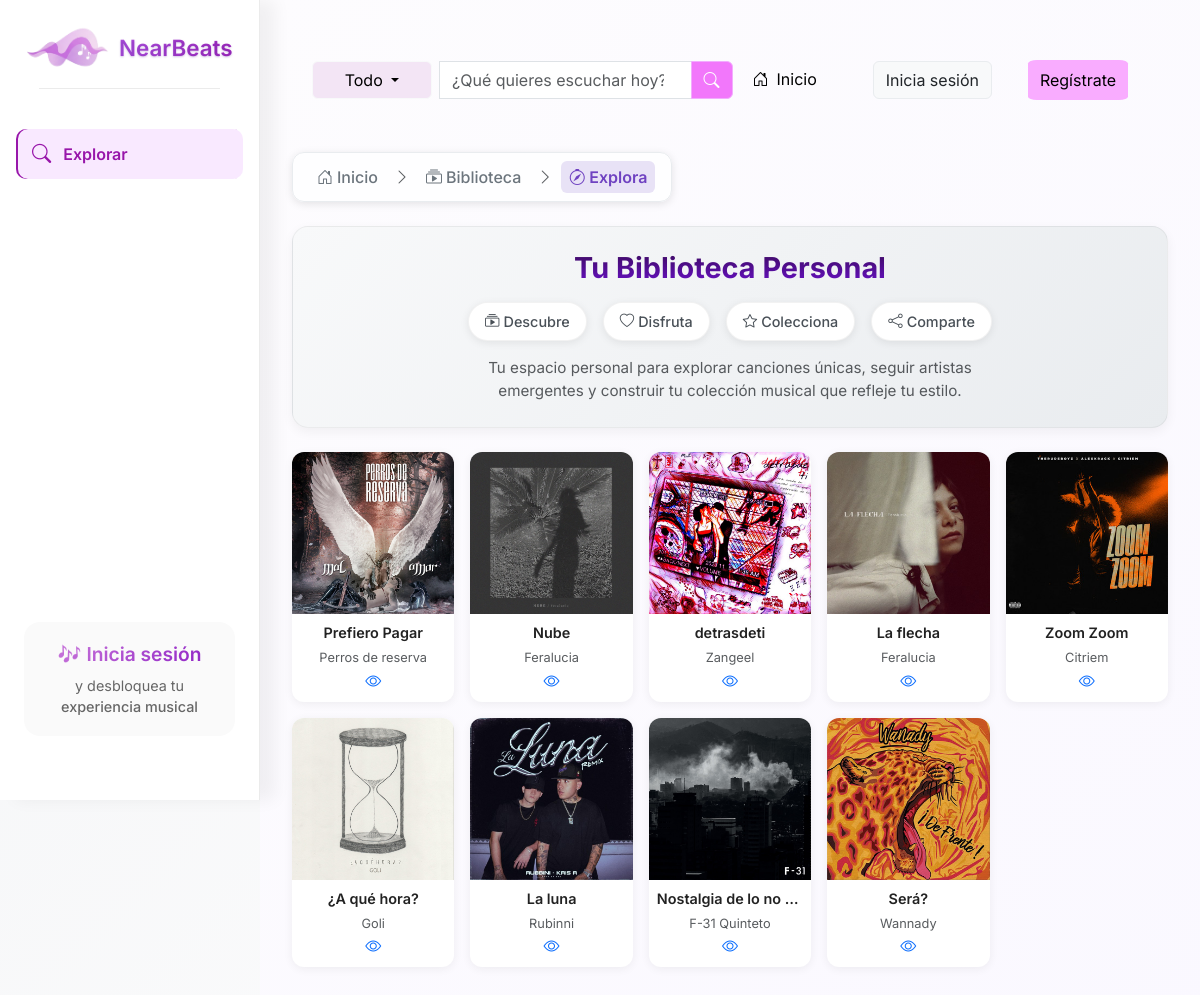
/library/, run on the app's committed database.
### library/models.py (models this page shows, shortened)
class Song(models.Model):
    title = models.CharField(max_length=300)
    artist_name = models.CharField(max_length=100)
    genre = models.CharField(max_length=50)
    lyrics = models.TextField(blank=True)
    audio_file = models.FileField(upload_to="songs/audio/")
    cover_image = models.ImageField(
        upload_to="songs/covers/",
        blank=True,
        null=True
    )
    mood = models.CharField(
    max_length=50,
    choices= [
    ("feliz", "Feliz"),
    ("triste", "Triste"),
    ("romantico", "Romántico"),
    ("melancolico", "Melancólico"),
    ("nostalgico", "Nostálgico"),
    ("solitario", "Solitario"),
    ("ruptura", "Ruptura"),
    ],
    blank=True
)
    created_at = models.DateTimeField(auto_now_add=True)
    copyright = models.CharField(max_length=255, blank=True, null=True)

### library/views.py (the view)
# urls.py: path('library/', libraryViews.see_library, name='see_library'),
def see_library(request):    #see_library
    songs = Song.objects.annotate(likes_count=Count("likes"))
    if request.user.is_authenticated:
        user_likes = set(
            Like.objects.filter(user=request.user).values_list("song_id", flat=True)
        )
        user_favorites = set(
            Favorite.objects.filter(user=request.user).values_list("song_id", flat=True)
        )
        for song in songs:
            song.is_liked = song.id in user_likes
            song.is_favorited = song.id in user_favorites
            try:
                artist = ArtistProfile.objects.get(name=song.artist_name)
                song.is_followed = Follow.objects.filter(user=request.user, artist=artist).exists()
            except ArtistProfile.DoesNotExist:
                song.is_followed = False
    else:
        for song in songs:
            song.is_liked = False
            song.is_favorited = False
    return render(request, 'library.html', {'songs': songs})

### main/views.py (called while the page is built)
def suggested_songs_context(request):
    try:
        ids = list(Song.objects.values_list('id', flat=True))
        if not ids:
            return {'suggested_songs': []}
        sample_ids = random.sample(ids, min(3, len(ids)))
        qs = Song.objects.filter(id__in=sample_ids)
        result = []
        for s in qs:
            result.append({
                'id': s.id,
                'title': s.title,
                'artist': s.artist_name,
                'cover': s.cover_image.url if s.cover_image else None,
            })
        return {'suggested_songs': result}
    except Exception:
        return {'suggested_songs': []}

### library/templates/library.html (shortened to what this page needs)
{% extends "base_library.html" %}
{% load static %}
{% block content %}
<div class="library-intro-compact mb-4">
  <div class="intro-content text-center p-4">
    <h2 class="fw-bold mb-3">Tu Biblioteca Personal</h2>
    <div class="intro-features mb-3">
      <span class="feature-badge">
        <i class="bi bi-collection-play me-1"></i>Descubre
      </span>
      <span class="feature-badge">
        <i class="bi bi-heart me-1"></i>Disfruta
      </span>
      <span class="feature-badge">
        <i class="bi bi-star me-1"></i>Colecciona
      </span>
      <span class="feature-badge">
        <i class="bi bi-share me-1"></i>Comparte
      </span>
    </div>
    <p class="intro-description text-muted mx-auto mb-0">
      Tu espacio personal para explorar canciones únicas, seguir artistas emergentes
      y construir tu colección musical que refleje tu estilo.
    </p>
  </div>
</div>
<div class="row row-cols-2 row-cols-sm-3 row-cols-md-4 row-cols-lg-5 g-3">
  {% for song in songs %}
    <div class="col">
      <div class="song-card h-100 d-flex flex-column">
        <div class="song-cover">
          {% if song.cover_image %}
            <img src="{{ song.cover_image.url }}" alt="{{ song.title }}">
          {% else %}
            <img src="{% static 'images/sin_portada.png' %}" alt="Sin portada">
          {% endif %}
        </div>
        <div class="song-info text-center p-2">
          <div class="song-title fw-semibold text-truncate">{{ song.title }}</div>
          <div class="song-artist text-muted small text-truncate">{{ song.artist_name }}</div>
          <button class="btn btn-link p-0 comment-btn" data-artist-id="{{ song.artist_name }}" onclick="showFollowersCount(this)" title="Ver seguidores">
            <i class="bi bi-eye"></i>
          </button>
        </div>
      </div>
    </div>
  {% endfor %}
</div>
{% endblock %}

### library/static/css/style_BaseLibrary.css (style rules this page uses)
body { background: linear-gradient(135deg, #f3f4f6, #ffffff); margin: 0; font-family: 'Inter', sans-serif; }
p { color: #555; font-size: 1.1rem; }
body { padding-bottom: 100px; }

### library/static/css/styleLibrary.css (style rules this page uses)
.song-card { border: none; background: white; border-radius: 12px; overflow: hidden; box-shadow: 0 2px 10px rgba(0,0,0,0.06); transition: transform 0.25s ease, box-shadow 0.25s ease; max-width: 240px; margin: auto; }
.song-cover { position: relative; width: 100%; aspect-ratio: 1 / 1; overflow: hidden; }
.song-cover img { width: 100%; height: 100%; object-fit: cover; transition: transform 0.3s ease; }
.song-info { padding: 0.5rem; text-align: center; }
.song-title { font-weight: 600; font-size: 0.9rem; color: #222; margin-bottom: 0.25rem; }
.song-artist { font-size: 0.8rem; color: #666; }
.library-intro-compact { background: linear-gradient(135deg, #f8f9fa 0%, #e9ecef 100%); border-radius: 16px; border: 1px solid rgba(0,0,0,0.05); box-shadow: 0 4px 12px rgba(0,0,0,0.05); }
.library-intro-compact h2 { background: linear-gradient(0deg, #6a11cb 0%, #3c0b5d 100%); -webkit-background-clip: text; -webkit-text-fill-color: transparent; background-clip: text; font-size: 1.8rem; }
.intro-features { display: flex; justify-content: center; gap: 1rem; flex-wrap: wrap; }
.feature-badge { background: white; padding: 0.5rem 1rem; border-radius: 25px; font-size: 0.9rem; font-weight: 500; color: #495057; box-shadow: 0 2px 8px rgba(0,0,0,0.08); border: 1px solid rgba(0,0,0,0.05); display: flex; align-items: center; }
.intro-description { max-width: 500px; font-size: 0.95rem; line-height: 1.5; }

### data on the page
Song: cover_image (picture), title "Prefiero Pagar", artist_name "Perros de reserva"
Song: cover_image (picture), title "Nube", artist_name "Feralucia"
Song: cover_image (picture), title "detrasdeti", artist_name "Zangeel"
Song: cover_image (picture), title "La flecha", artist_name "Feralucia"
Song: cover_image (picture), title "Zoom Zoom", artist_name "Citriem"
Song: cover_image (picture), title "¿A qué hora?", artist_name "Goli"
Song: cover_image (picture), title "La luna", artist_name "Rubinni"
Song: cover_image (picture), title "Nostalgia de lo no…", artist_name "F-31 Quinteto"
Song: cover_image (picture), title "Será?", artist_name "Wannady"
